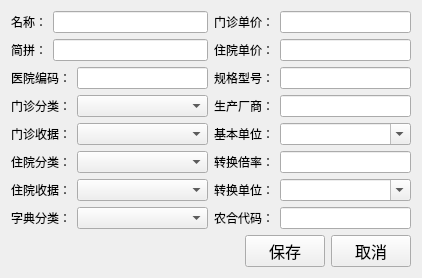
<?xml version="1.0" encoding="UTF-8"?>
<ui version="4.0">
 <class>Drugdictionaryadd</class>
 <widget class="QWidget" name="Drugdictionaryadd">
  <property name="geometry">
   <rect>
    <x>0</x>
    <y>0</y>
    <width>422</width>
    <height>276</height>
   </rect>
  </property>
  <property name="windowTitle">
   <string>增加</string>
  </property>
  <layout class="QVBoxLayout" name="verticalLayout_3">
   <item>
    <layout class="QHBoxLayout" name="horizontalLayout_19">
     <item>
      <layout class="QVBoxLayout" name="verticalLayout_2">
       <item>
        <layout class="QHBoxLayout" name="horizontalLayout">
         <item>
          <widget class="QLabel" name="label">
           <property name="text">
            <string>名称：</string>
           </property>
          </widget>
         </item>
         <item>
          <widget class="QLineEdit" name="lineEdit"/>
         </item>
        </layout>
       </item>
       <item>
        <layout class="QHBoxLayout" name="horizontalLayout_2">
         <item>
          <widget class="QLabel" name="label_2">
           <property name="text">
            <string>简拼：</string>
           </property>
          </widget>
         </item>
         <item>
          <widget class="QLineEdit" name="lineEdit_2"/>
         </item>
        </layout>
       </item>
       <item>
        <layout class="QHBoxLayout" name="horizontalLayout_3">
         <item>
          <widget class="QLabel" name="label_3">
           <property name="text">
            <string>医院编码：</string>
           </property>
          </widget>
         </item>
         <item>
          <widget class="QLineEdit" name="lineEdit_3"/>
         </item>
        </layout>
       </item>
       <item>
        <layout class="QHBoxLayout" name="horizontalLayout_4">
         <item>
          <widget class="QLabel" name="label_4">
           <property name="text">
            <string>门诊分类：</string>
           </property>
          </widget>
         </item>
         <item>
          <widget class="QComboBox" name="mzclascomboBox">
           <property name="sizePolicy">
            <sizepolicy hsizetype="Expanding" vsizetype="Fixed">
             <horstretch>0</horstretch>
             <verstretch>0</verstretch>
            </sizepolicy>
           </property>
          </widget>
         </item>
        </layout>
       </item>
       <item>
        <layout class="QHBoxLayout" name="horizontalLayout_5">
         <item>
          <widget class="QLabel" name="label_5">
           <property name="text">
            <string>门诊收据：</string>
           </property>
          </widget>
         </item>
         <item>
          <widget class="QComboBox" name="mzreceiptcomboBox">
           <property name="sizePolicy">
            <sizepolicy hsizetype="Expanding" vsizetype="Fixed">
             <horstretch>0</horstretch>
             <verstretch>0</verstretch>
            </sizepolicy>
           </property>
          </widget>
         </item>
        </layout>
       </item>
       <item>
        <layout class="QHBoxLayout" name="horizontalLayout_6">
         <item>
          <widget class="QLabel" name="label_6">
           <property name="text">
            <string>住院分类：</string>
           </property>
          </widget>
         </item>
         <item>
          <widget class="QComboBox" name="comboBox_3">
           <property name="sizePolicy">
            <sizepolicy hsizetype="Expanding" vsizetype="Fixed">
             <horstretch>0</horstretch>
             <verstretch>0</verstretch>
            </sizepolicy>
           </property>
          </widget>
         </item>
        </layout>
       </item>
       <item>
        <layout class="QHBoxLayout" name="horizontalLayout_7">
         <item>
          <widget class="QLabel" name="label_7">
           <property name="text">
            <string>住院收据：</string>
           </property>
          </widget>
         </item>
         <item>
          <widget class="QComboBox" name="comboBox_4">
           <property name="sizePolicy">
            <sizepolicy hsizetype="Expanding" vsizetype="Fixed">
             <horstretch>0</horstretch>
             <verstretch>0</verstretch>
            </sizepolicy>
           </property>
          </widget>
         </item>
        </layout>
       </item>
       <item>
        <layout class="QHBoxLayout" name="horizontalLayout_18">
         <item>
          <widget class="QLabel" name="label_15">
           <property name="text">
            <string>字典分类：</string>
           </property>
          </widget>
         </item>
         <item>
          <widget class="QComboBox" name="comboBox_7">
           <property name="sizePolicy">
            <sizepolicy hsizetype="Expanding" vsizetype="Fixed">
             <horstretch>0</horstretch>
             <verstretch>0</verstretch>
            </sizepolicy>
           </property>
          </widget>
         </item>
        </layout>
       </item>
      </layout>
     </item>
     <item>
      <layout class="QVBoxLayout" name="verticalLayout">
       <item>
        <layout class="QHBoxLayout" name="horizontalLayout_13">
         <item>
          <widget class="QLabel" name="label_13">
           <property name="text">
            <string>门诊单价：</string>
           </property>
          </widget>
         </item>
         <item>
          <widget class="QLineEdit" name="lineEdit_7"/>
         </item>
        </layout>
       </item>
       <item>
        <layout class="QHBoxLayout" name="horizontalLayout_14">
         <item>
          <widget class="QLabel" name="label_14">
           <property name="text">
            <string>住院单价：</string>
           </property>
          </widget>
         </item>
         <item>
          <widget class="QLineEdit" name="lineEdit_8"/>
         </item>
        </layout>
       </item>
       <item>
        <layout class="QHBoxLayout" name="horizontalLayout_9">
         <item>
          <widget class="QLabel" name="label_9">
           <property name="text">
            <string>规格型号：</string>
           </property>
          </widget>
         </item>
         <item>
          <widget class="QLineEdit" name="lineEdit_5"/>
         </item>
        </layout>
       </item>
       <item>
        <layout class="QHBoxLayout" name="horizontalLayout_10">
         <item>
          <widget class="QLabel" name="label_10">
           <property name="text">
            <string>生产厂商：</string>
           </property>
          </widget>
         </item>
         <item>
          <widget class="QLineEdit" name="lineEdit_6"/>
         </item>
        </layout>
       </item>
       <item>
        <layout class="QHBoxLayout" name="horizontalLayout_11">
         <item>
          <widget class="QLabel" name="label_11">
           <property name="text">
            <string>基本单位：</string>
           </property>
          </widget>
         </item>
         <item>
          <widget class="QComboBox" name="comboBox_5">
           <property name="sizePolicy">
            <sizepolicy hsizetype="Expanding" vsizetype="Fixed">
             <horstretch>0</horstretch>
             <verstretch>0</verstretch>
            </sizepolicy>
           </property>
           <property name="editable">
            <bool>true</bool>
           </property>
          </widget>
         </item>
        </layout>
       </item>
       <item>
        <layout class="QHBoxLayout" name="horizontalLayout_17">
         <item>
          <widget class="QLabel" name="label_17">
           <property name="text">
            <string>转换倍率：</string>
           </property>
          </widget>
         </item>
         <item>
          <widget class="QLineEdit" name="lineEdit_9"/>
         </item>
        </layout>
       </item>
       <item>
        <layout class="QHBoxLayout" name="horizontalLayout_16">
         <item>
          <widget class="QLabel" name="label_16">
           <property name="text">
            <string>转换单位：</string>
           </property>
          </widget>
         </item>
         <item>
          <widget class="QComboBox" name="comboBox_8">
           <property name="sizePolicy">
            <sizepolicy hsizetype="Expanding" vsizetype="Fixed">
             <horstretch>0</horstretch>
             <verstretch>0</verstretch>
            </sizepolicy>
           </property>
           <property name="editable">
            <bool>true</bool>
           </property>
          </widget>
         </item>
        </layout>
       </item>
       <item>
        <layout class="QHBoxLayout" name="horizontalLayout_8">
         <item>
          <widget class="QLabel" name="label_8">
           <property name="text">
            <string>农合代码：</string>
           </property>
          </widget>
         </item>
         <item>
          <widget class="QLineEdit" name="lineEdit_4"/>
         </item>
        </layout>
       </item>
      </layout>
     </item>
    </layout>
   </item>
   <item>
    <layout class="QHBoxLayout" name="horizontalLayout_15">
     <item>
      <spacer name="horizontalSpacer">
       <property name="orientation">
        <enum>Qt::Horizontal</enum>
       </property>
       <property name="sizeHint" stdset="0">
        <size>
         <width>40</width>
         <height>20</height>
        </size>
       </property>
      </spacer>
     </item>
     <item>
      <widget class="QPushButton" name="saveButton">
       <property name="font">
        <font>
         <family>Agency FB</family>
         <pointsize>12</pointsize>
        </font>
       </property>
       <property name="text">
        <string>保存</string>
       </property>
      </widget>
     </item>
     <item>
      <widget class="QPushButton" name="cancelButton">
       <property name="font">
        <font>
         <family>Agency FB</family>
         <pointsize>12</pointsize>
        </font>
       </property>
       <property name="text">
        <string>取消</string>
       </property>
      </widget>
     </item>
    </layout>
   </item>
  </layout>
 </widget>
 <layoutdefault spacing="6" margin="11"/>
 <resources/>
 <connections/>
</ui>
